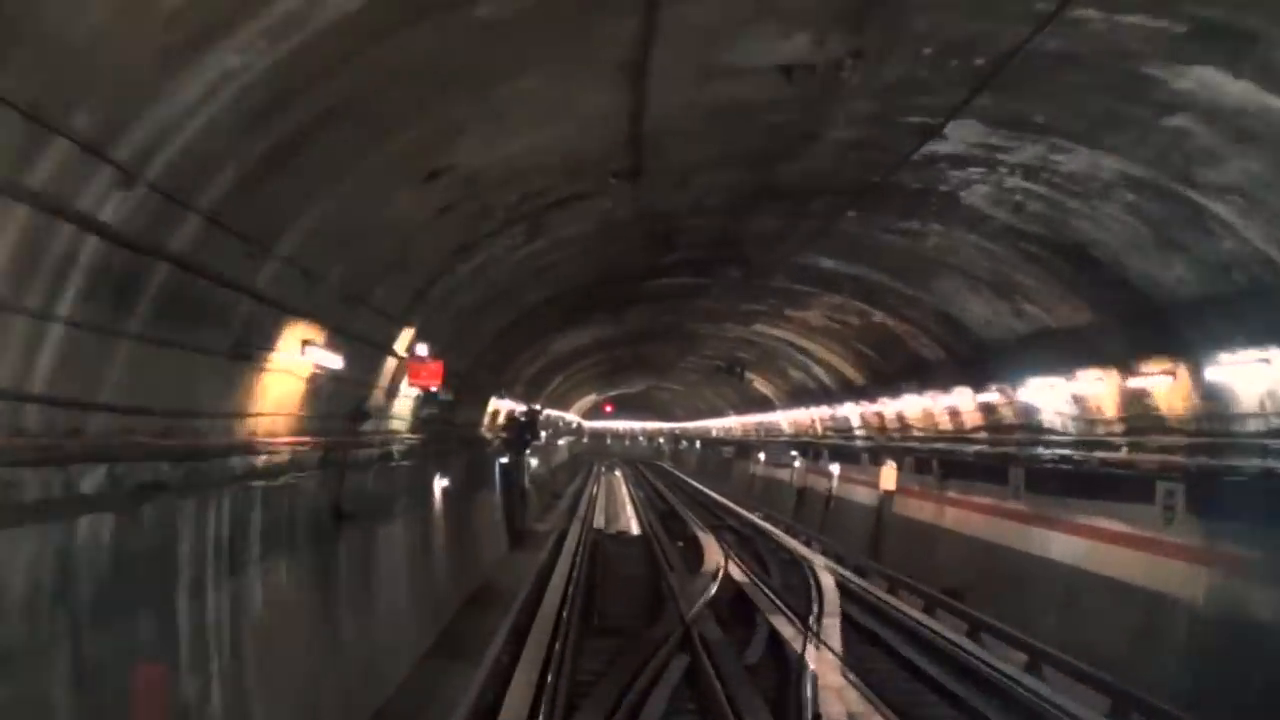
#> input picture frame 27 of PTI/src/util/input/m6_test.mp4, 1280 x 720 px, given in place of T4_HFV_UniversiteLyon1.mp4, which was not available
$ python line_sampling_registration.py
#> lines starting #> are read from the running program, lines starting #| are printed output that depends on the picture
import cv2
import numpy as np
from matplotlib import pyplot as plt

def creerMosaique(inputfilepath,outputPathName):
    # inputfilepath = "Inputs//T4_HFV_CollegeBellecombe.mp4"

#> called with inputfilepath = 'Inputs//T4_HFV_UniversiteLyon1.mp4', outputPathName = 'Outputs//T4_HFV_UniversiteLyon1.png'
    video = cv2.VideoCapture(inputfilepath)
    video2 = video
    fps = video.get(cv2.CAP_PROP_FPS)
    print('Video fps : ' + str(fps))

    width = video.get(cv2.CAP_PROP_FRAME_WIDTH)
    print('Video width : ' + str(width))

    height = video.get(cv2.CAP_PROP_FRAME_HEIGHT)
    print('Video height : ' + str(height))

    frame_count = video.get(cv2.CAP_PROP_FRAME_COUNT)
    print('Video frame count : ' + str(frame_count))

    count = 0
    center = int(width / 2)
    offset = 0

    hauteur_max = height - 0  # Ronge la partie du bas de l'image quand hauteur max augmente.
    hauteur_min = 00  # Ronge la partie du haut de l'image quand hauteur min augmente.

    delta_0 = 80.0
    coefLargeurBande = 3  # Doit etre compris entre 1 et 8.
    # 1 car on realise une operation : coefLargeurBande - 1 qui doit etre strictement positive
    # 1 aussi car on ne prend pas plus petit que la bande precedente.
    # 8 car la largeur totale(1920)*ratio image_remplissage_noir(1/3)/delta(80) = 4
    # au dela de 8, cela revient a la methode precedente sans covariance : prise de bande de lageur decroissante.

    for i in range(int(frame_count)):

        # Recherche de la ligne (n-1) dans l'image n.
        if count > 0:

            # Initialisation
            delta = delta_0 - (i - 1) * delta_0 / frame_count

            video2.set(cv2.CAP_PROP_POS_FRAMES, (i - 1))  # On cherche la ligne dans l'image (n+1).
            success_plus1, img = video2.read()
            img = img[int(hauteur_min):int(hauteur_max), :, :]
            if success_plus1:
                line = img[:, (center - int(coefLargeurBande * delta / 2)):(center + int(coefLargeurBande * delta / 2)),
                       :]  # On prend la ligne sur l'image (n-1).

                # Initialisation param
                success, img = video.read()  # On recupere l'image n. Objectif : chercher la meilleure correspondance avec la ligne (n-1).
                img = img[int(hauteur_min):int(hauteur_max), :, :]
                cv2.imwrite("Outputs//frame.jpg", img)
                img = cv2.imread("Outputs//frame.jpg", 0)
                img2 = img.copy()
                cv2.imwrite("Outputs//template_temp.jpg", line)
                template = cv2.imread("Outputs//template_temp.jpg", 0)  # line.copy()

                # Shape of image is accessed by img.shape.
                # It returns a tuple of number of rows, columns and channels (if image is color):
                # print img.shape
                # (342, 548, 3)
                try:  # Lecture de l'image OK
                    # print("img = " + str(type(img)))
                    w, h = template.shape[::-1]

                    # Choix de la methode
                    # All the 6 methods for comparison in a list
                    # methods = ['cv.TM_CCOEFF', 'cv.TM_CCOEFF_NORMED', 'cv.TM_CCORR','cv.TM_CCORR_NORMED', 'cv.TM_SQDIFF', 'cv.TM_SQDIFF_NORMED']
                    method = cv2.TM_CCORR_NORMED

                    # Application du "template Matching"
                    # Fait glisser l image du modele sur l image d'entree comme une convolution 2D
                    # et compare le modele et le patch de l'image d'entree.
                    res = cv2.matchTemplate(img, template, method)

                    # Trouve ou sont les valeurs maximum / minimum.
                    # Prenez le minimum ou maximum (selon methode) comme coin superieur gauche du rectangle.
                    # Prenez (w, h) comme largeur et hauteur du rectangle.
                    # Ce rectangle est la region du modele.
                    min_val, max_val, min_loc, max_loc = cv2.minMaxLoc(res)

                    # Si la methode est TM_SQDIFF ou TM_SQDIFF_NORMED, prendre le minimum comme coin superieur gauche du rectangle.
                    if method in [cv2.TM_SQDIFF, cv2.TM_SQDIFF_NORMED]:
                        top_left = min_loc
                    # Sinon prendre la maximum
                    else:
                        top_left = max_loc

                    # [11 lines of commented-out code are left out]
                except:
                    pass
                success, img = video.read()

                if success:
                    img = img[int(hauteur_min):int(hauteur_max), :, :]

                    # Definition de la prochaine ligne
                    debutBande = coefLargeurBande - 1
                    debutBande = delta * debutBande / 2
                    debutBande = top_left[0] + debutBande
                    debutBande = int(debutBande)
                    finBande = coefLargeurBande + 1
                    finBande = delta * finBande / 2
                    finBande = top_left[0] + finBande
                    finBande = int(finBande)
                    nextLine = img[:, debutBande:finBande, :]
                else:
                    print("Erreur de lecture video ligne 109")

                # [8 lines of commented-out code are left out]

        else:
            # Prendre toute la premiere moitie (droite) de l'image + delta
            # Pas de ligne a rechercher dans l'image !
            delta = delta_0 - i * delta_0 / frame_count
            # delta = int(delta)
            success, img = video.read()
#> img is the input picture: shape (720, 1280, 3); mean B, G, R 50.4, 54.3, 61.4
            img = img[int(hauteur_min):int(hauteur_max), :, :]
            # V0
            nextLine = img[:, int(center - (delta / 2)):int(width) - int(width / 2.9), :]
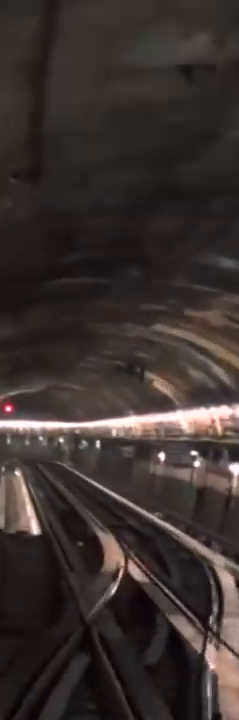
#> nextLine: shape (720, 239, 3); mean B, G, R 45.8, 49, 58.4

        # [7 lines of commented-out code are left out]
        if count > 0:
            result = np.concatenate((nextLine, result), 1)
        else:
            result = nextLine
        # img_path = "outputs/img_" + str(count) + ".png"
        # cv2.imwrite(img_path, img)
        count += 1
        # [5 lines of commented-out code are left out]

    img_path = "Outputs/result.png"
    cv2.imwrite(outputPathName, result)

    # result = cv2.blur(result,(10,10))
    # img_path = "Outputs/filtered_result.png"
    # cv2.imwrite(img_path, result)

    print("Image saved.")
    return result

# ---------------------------------------------------------------------------------------------------------------------
# Debut du programme execute
# ---------------------------------------------------------------------------------------------------------------------

NomsVideos = ["T4_HFV_ArchivesDepartementales",
              "T4_HFV_CharpennesCharlesHernu",
              "T4_HFV_CollegeBellecombe",
              "T4_HFV_EtatsUnisMuseeTonyGarnier",
              "T4_HFV_GarePartDieuVillette",
              "T4_HFV_LeTonkin",
              "T4_HFV_LyceeLumiere",
              "T4_HFV_LyceeColbert",
              "T4_HFV_ManufactureMontluc",
              "T4_HFV_ProfesseurBeauvisageCISL",
              "T4_HFV_ThiersLafayette",
              "T4_HFV_UniversiteLyon1"]
#              "T4_HFV_LyceeColbert" "T4_HFV_JetDEauMendesFrance" = Videos ratees

for it_video in range(11,12):    # (0,11):
                                # 32.5 minutes pour 11 videos
    nomVideo = NomsVideos[it_video]
    print("Debut analyse de la video : " + nomVideo)
    inputfilepath = "Inputs//" + nomVideo + ".mp4"
    outputPathName = "Outputs//" + nomVideo + ".png"
    mon_image = creerMosaique(inputfilepath,outputPathName)

print("Done.")

$ run again, starting later in the video
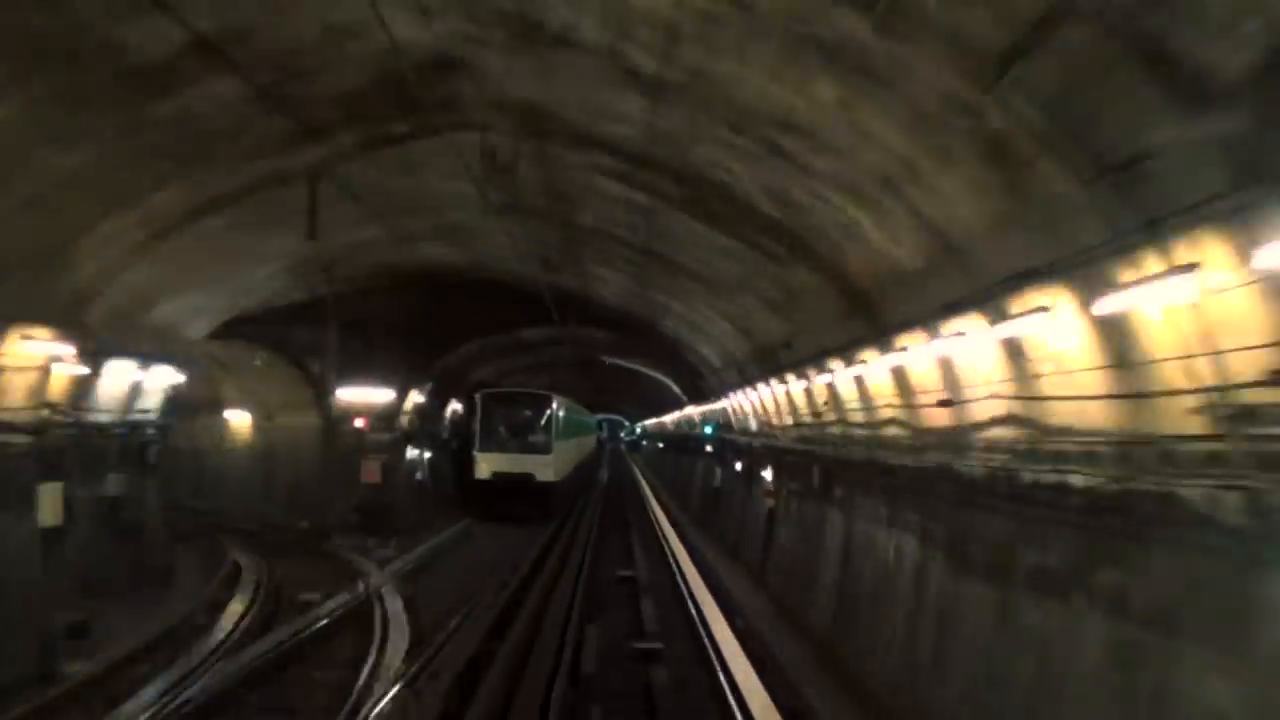
#> input picture frame 124 of PTI/src/util/input/m6_test.mp4, 1280 x 720 px, given in place of T4_HFV_UniversiteLyon1.mp4, which was not available
#> in creerMosaique, img is the input picture: shape (720, 1280, 3); mean B, G, R 39.9, 52.1, 58.8
#> in creerMosaique, `nextLine = img[:, int(center - (delta / 2)):int(width) - int(width / 2..`:
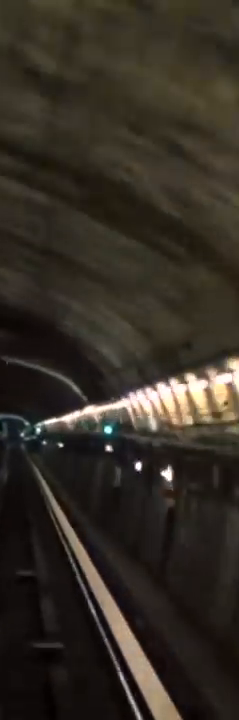
#> nextLine: shape (720, 239, 3); mean B, G, R 36.7, 45.4, 51.8

$ run again, starting later in the video
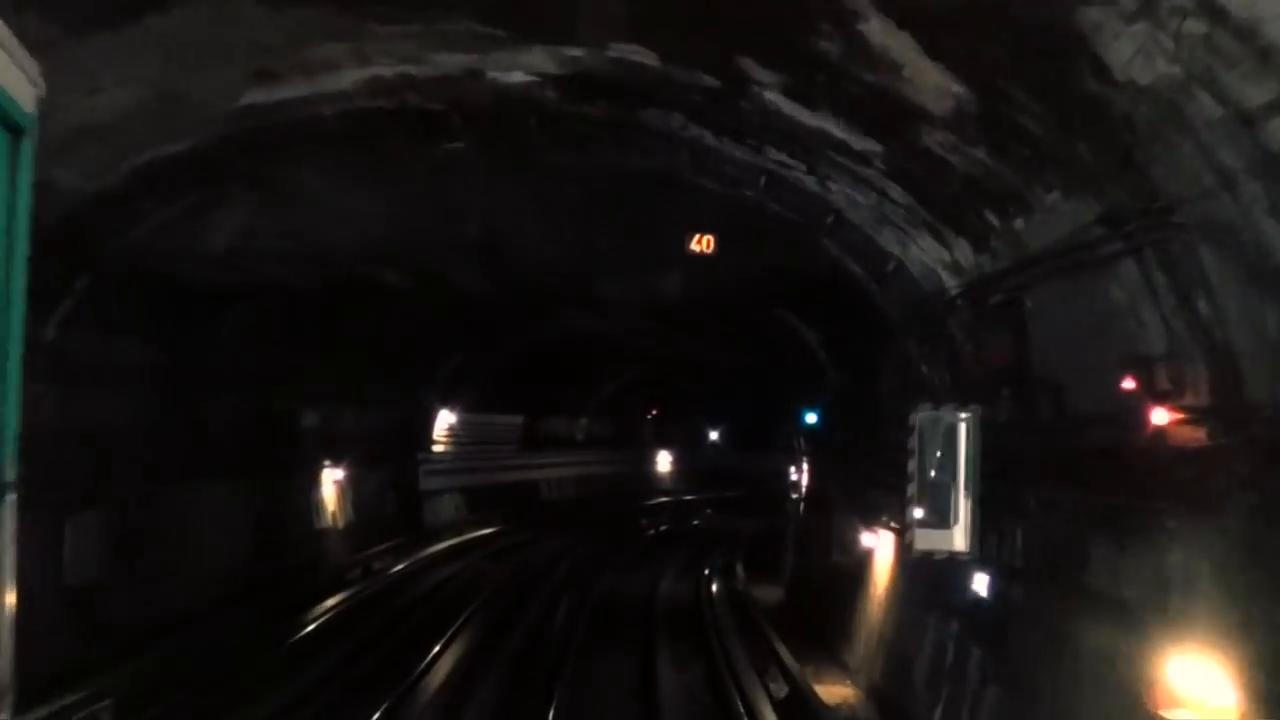
#> input picture frame 221 of PTI/src/util/input/m6_test.mp4, 1280 x 720 px, given in place of T4_HFV_UniversiteLyon1.mp4, which was not available
#> in creerMosaique, img is the input picture: shape (720, 1280, 3); mean B, G, R 19.8, 21.3, 23.8
#> in creerMosaique, `nextLine = img[:, int(center - (delta / 2)):int(width) - int(width / 2..`:
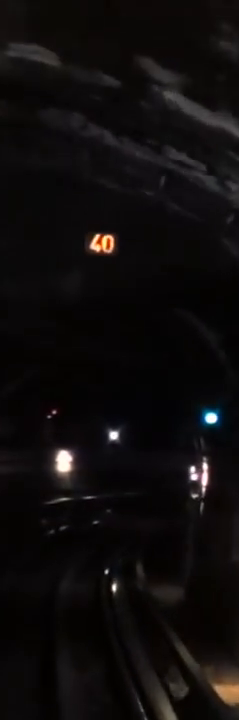
#> nextLine: shape (720, 239, 3); mean B, G, R 12.3, 12.3, 15.1
